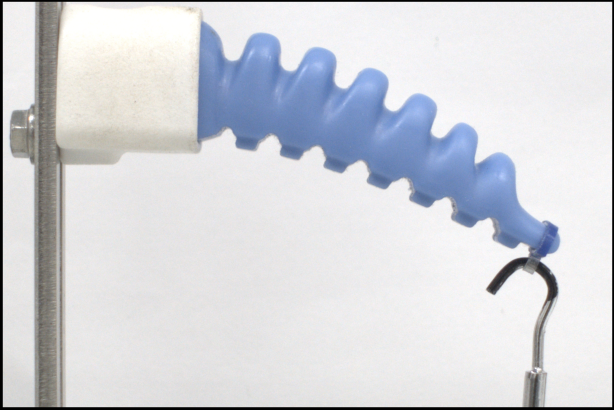
#> input picture python/images/subplot_1.png, 614 x 410 px, given in place of downwards_0.png, which was not available
$ python MAIN_FILE.py
#> lines starting #> are read from the running program, lines starting #| are printed output that depends on the picture; after the words box and inside, x2 and y2 are one past the last pixel; in counts of white or black regions, pixels touching at a corner belong together; pictures that were not available may be replaced by others from this repository, and a replacement may not be noted
### python/image_processing.py
# Author: XXXX
# Date August 2024

import numpy as np
import os
import cv2
import json
from matplotlib import pyplot as plt
from sklearn.metrics import mean_squared_error
import math
import subprocess
from scipy.signal import find_peaks
from scipy.ndimage import gaussian_filter1d
import sys
import random
import time
import matplotlib.ticker as ticker

# Use LaTeX for text rendering (ensure you have LaTeX installed)
# Factors rescale the figures in x and y direction.
facx = 1.75
facy = 1.75
# Configure LaTeX settings
plt.rcParams.update({
    "text.usetex": True,
    "font.family": "serif",
    "font.size": 24,
    "axes.labelsize": 24,
    "axes.titlesize": 24,
    "legend.fontsize": 24,
    "xtick.labelsize": 24,
    "ytick.labelsize": 24,
    "lines.linewidth": 1,
    "lines.markersize": 3,
    "figure.figsize": (8, 6),  # Adjusted for better aspect ratio
    "axes.grid": True,  # Enable grid
    "grid.alpha": 0.3,  # Grid transparency
    "grid.linestyle": '--'  # Grid style
})
line_styles = [
    "-",      # Solid line
    "--",     # Dashed line
    "-.",     # Dash-dot line
    ":",      # Dotted line
    "solid",  # Solid line (equivalent to "-")
    "dashed", # Dashed line (equivalent to "--")
    "dashdot",# Dash-dot line (equivalent to "-.")
    "dotted", # Dotted line (equivalent to ":")
]
colors = []
random.seed(time.time())
for i in range(10):
    colors.append('#%06X' % random.randint(0, 0xFFFFFF))
colors = [
    "#1f77b4",  # Blue
    "#ff7f0e",  # Orange
    "#2ca02c",  # Green
    "#d62728",  # Red
    "#9467bd",  # Purple
    "#8c564b",  # Brown
    "#e377c2",  # Pink
    "#7f7f7f",  # Gray
    "#bcbd22",  # Olive
    "#17becf"   # Cyan
]
line_markers = [
    ".",    # Point marker
    ",",    # Pixel marker
    "o",    # Circle marker
    "v",    # Triangle down marker
    "^",    # Triangle up marker
    "<",    # Triangle left markercolumn_names
    ">",    # Triangle right marker
    "1",    # Tri down marker
    "2",    # Tri up marker
    "3",    # Tri left marker
    "4",    # Tri right marker
    "s",    # Square marker
    "p",    # Pentagon marker
    "*",    # Star marker
    "h",    # Hexagon1 marker
    "H",    # Hexagon2 marker
    "+",    # Plus marker
    "x",    # X marker
    "D",    # Diamond marker
    "d",    # Thin diamond marker
]

with open("python/process_files/parameters.txt", 'r') as file:
#> (reads python/parameters.txt from the repository)
    loaded_json_str = file.read()

try:
    parameters = json.loads(loaded_json_str)
except json.JSONDecodeError as e:
    print(f"Error loading JSON: {e}")
    print(f"Problematic part of JSON: {loaded_json_str[e.pos-50:e.pos+50]}")

# Deserialize the JSON string to a dictionary
parameters = json.loads(loaded_json_str)

#Specify bounds for the HSV mask
# lower_bound_picture = np.array([0, 120, 115]) #downwards
# upper_bound_picture = np.array([80, 255, 255])
lower_bound_picture = np.array([0, 20, 0]) #dots_downwards
upper_bound_picture = np.array([80, 255, 255])

lower_bound_video = np.array([0, 80, 50])
upper_bound_video = np.array([80, 255, 255])

lower_bound_screenshot = np.array([0, 100, 100])
upper_bound_screenshot = np.array([100, 255, 255])

#Set kernel size for different images
kernel_size_screenshot = 10
kernel_size_picture = 12
kernel_size_video = 7

def process_image(img_color, image_type, plot = False):
    if image_type == "screenshot":
        kernel = np.ones((kernel_size_screenshot, kernel_size_screenshot), np.uint8)
        lower = lower_bound_screenshot
        upper = upper_bound_screenshot
    elif image_type == "picture":
        kernel = np.ones((kernel_size_picture, kernel_size_picture), np.uint8)
        lower = lower_bound_picture
        upper = upper_bound_picture
    elif image_type == "video":
        kernel = np.ones((kernel_size_picture, kernel_size_video), np.uint8)
        lower = lower_bound_video
        upper = upper_bound_video
    else:
        raise ValueError("Select screenshot, picture, or video as image type")

    # Convert the image to grayscale
    image_gray = cv2.cvtColor(img_color, cv2.COLOR_RGB2GRAY)

    # Threshold to select non-white items
    ret, im_thresh = cv2.threshold(image_gray, 250, 255, cv2.THRESH_BINARY_INV)

    # Convert the original image to HSV
    hsv = cv2.cvtColor(img_color, cv2.COLOR_RGB2HSV)

    # Apply the HSV mask to keep only the selected range
    mask_hsv = cv2.inRange(hsv, lower, upper)
    img_masked_hsv = cv2.bitwise_and(img_color, img_color, mask=mask_hsv)

    # Combine the grayscale threshold mask and the HSV mask
    combined_mask = cv2.bitwise_and(im_thresh, mask_hsv)

    # Apply the combined mask to the original image
    img_masked = cv2.bitwise_and(img_color, img_color, mask=combined_mask)

    # Create a new image in Gray from the masked RGB image to change every pixel to either white [255] or black [0]
    image_gray_masked = cv2.cvtColor(img_masked, cv2.COLOR_RGB2GRAY)
    ret, im_thresh_masked = cv2.threshold(image_gray_masked, 0, 255, cv2.THRESH_BINARY)

    if image_type == "screenshot":
        img_closing = cv2.morphologyEx(im_thresh_masked, cv2.MORPH_CLOSE, kernel, iterations=1)
        image_mask = cv2.morphologyEx(img_closing, cv2.MORPH_OPEN, kernel, iterations=0)
    elif image_type == "picture":
        image_open = cv2.morphologyEx(im_thresh_masked, cv2.MORPH_OPEN, kernel, iterations=2)
        image_mask = cv2.morphologyEx(image_open, cv2.MORPH_CLOSE, kernel, iterations=1)
        # image_mask = cv2.morphologyEx(img_closing, cv2.MORPH_OPEN, kernel, iterations=1)
    elif image_type == "video":
        image_open = cv2.morphologyEx(im_thresh_masked, cv2.MORPH_OPEN, kernel, iterations=0)
        image_mask = cv2.morphologyEx(image_open, cv2.MORPH_CLOSE, kernel, iterations=2)
        # image_mask = cv2.morphologyEx(img_closing, cv2.MORPH_OPEN, kernel, iterations=1)

    contours, hierarchy = cv2.findContours(image_mask, cv2.RETR_TREE, cv2.CHAIN_APPROX_SIMPLE)

    for contour in contours:
        contour[:, :, 1] = img_masked.shape[0] - contour[:, :, 1]

    if contours:
        biggest_contour = contours[0]
        for i in range(len(contours)):
            if cv2.contourArea(contours[i]) > cv2.contourArea(biggest_contour):
                biggest_contour = contours[i]
    else:
        biggest_contour = None

    if plot:

        points = np.array(points_from_contour(biggest_contour))
        draw_points = points
        img_height = img_masked.shape[0]
        draw_points[:, 1] = img_height - draw_points[:, 1]

        img_with_contour = img_color.copy()

        draw_contour = biggest_contour
        img_height = img_masked.shape[0]
        draw_contour[:, :, 1] = img_height - draw_contour[:, :, 1]

        cv2.drawContours(img_with_contour, [draw_contour], -1, (0, 255, 0), 10)

        plt.imshow(cv2.cvtColor(img_with_contour, cv2.COLOR_BGR2RGB))
        plt.scatter(points[:, 0], points[:, 1], label='Joints', color='r', s=25, marker='x')
        plt.title('Image with Contour')

        plt.tight_layout(rect=[0, 0, 1, 0.96])
        plt.show()
        # plt.savefig(f'impr_{str(image_type)}.png')
        if image_type == "video" and plot:
            plt.show(block=False)  # Non-blocking show
            plt.pause(0.005)  # Display the plot for 1 second (adjust as needed)
            plt.clf()

        else:
            plt.show()

            fig, axs = plt.subplots(3, 2, figsize=(8, 6))

            axs[0, 0].imshow(cv2.cvtColor(img_color, cv2.COLOR_BGR2RGB))
            axs[0, 0].set_title('Original Image')

            axs[0, 1].imshow(image_gray, cmap='gray')
            axs[0, 1].set_title('Grayscale Image')

            axs[1, 0].imshow(im_thresh, cmap='gray')
            axs[1, 0].set_title('Threshold Image')

            axs[1, 0].imshow(cv2.cvtColor(hsv, cv2.COLOR_HSV2RGB))
            axs[1, 0].set_title('HSV Image')

            axs[1, 1].imshow(cv2.cvtColor(img_masked, cv2.COLOR_BGR2RGB))
            axs[1, 1].set_title('Masked Image')

            axs[2, 0].imshow(cv2.cvtColor(image_mask, cv2.COLOR_BGR2RGB))
            axs[2, 0].set_title('Thresholded Image')

            axs[2, 1].imshow(cv2.cvtColor(img_with_contour, cv2.COLOR_BGR2RGB))
            axs[2,1].scatter(points[:, 0], points[:, 1], label='Joints', color = 'r', s = 15, marker = 'x')
            axs[2, 1].set_title('Image with Contour')

            plt.tight_layout(rect=[0, 0, 1, 0.96])
            fig.suptitle('Image processing steps of a screenshot', fontsize=16)
            plt.savefig(f'impr_{str(image_type)}.png')
            plt.show()


            # Save each subplot as a separate PNG file
            for i, ax in enumerate(axs.flat):
                # Save the current subplot
                extent = ax.get_window_extent().transformed(fig.dpi_scale_trans.inverted())
                fig.savefig(os.getcwd()+ f'/python/images/subplot_{i+1}.png', bbox_inches=extent, dpi=500)

    return image_mask, biggest_contour


# [9 lines left out: function resize_image, not called in this run]


def exponential_smoothing(series, alpha):
    smoothed_series = [series[0]]  # Initialize the smoothed series with the first observation

    for i in range(1, len(series)):
        smoothed_value = alpha * series[i] + (1 - alpha) * smoothed_series[-1]
        smoothed_series.append(smoothed_value)

    return smoothed_series


def points_from_contour(contour, plot = False):
    x_coordinates = contour[:,:,0]
    # min_x = np.min(x_coordinates)
    max_x = np.max(x_coordinates)

    top_line_x = []
    top_line_y = []
    bottom_line_x = []
    bottom_line_y = []
    reached_end = False
    reached_start = False
    i = 0
    while i < len(contour):
        point = contour[i][0]
        if point[0] == max_x:
            reached_end = True
        if i > 0:
            if point[1] > previous_y:
                reached_start = True
        if reached_end:
            top_line_x.insert(0, point[0])
            top_line_y.insert(0, point[1])
        elif reached_start:
            bottom_line_x.append(point[0])
            bottom_line_y.append(point[1])
        i+=1
        previous_y = point[1]

    # Convert lists to numpy arrays
    top_line_y = np.array(top_line_y)
    bottom_line_y = np.array(bottom_line_y)

    smoothed_bottom_y = exponential_smoothing(bottom_line_y, alpha=0.8)
    smoothed_bottom_y = exponential_smoothing(smoothed_bottom_y, alpha=0.7)
    smoothed_bottom_y = bottom_line_y


    # Convert lists to numpy arrays
    top_line_y = np.array(top_line_y)
    bottom_line_y = np.array(bottom_line_y)

    # Smooth the data with Savitzky-Golay filter
    # smoothed_bottom_y = savgol_filter(bottom_line_y, window_length=11, polyorder=5)
    # detrended_bottom_y = detrend(smoothed_bottom_y)
    # Find local maxima in the bottom line
    bottom_maxima_indices, _ = find_peaks(smoothed_bottom_y, prominence=0.2, distance=30)
    # Select the desired number of peaks
    num_peaks_to_find = 7
    bottom_maxima_indices = bottom_maxima_indices[:num_peaks_to_find]

    if plot:
        # Plot the original, smoothed, and detrended data
        plt.figure(figsize=(12, 6))

        plt.plot(bottom_line_y, label='Original Bottom Line', color='blue')
        plt.plot(smoothed_bottom_y, label='Smoothed Bottom Line', color='green')
        # plt.plot(detrended_bottom_y, label='Detrended Bottom Line', color='purple')

        # Mark the detected peaks on the detrended data
        plt.scatter(bottom_maxima_indices, smoothed_bottom_y[bottom_maxima_indices], color='red', label='Detected Peaks', zorder=5)

        plt.title('Detrended and Smoothed Data with Detected Peaks')
        plt.xlabel('Index')
        plt.ylabel('Value')
        plt.legend()
        # plt.grid(True)
        plt.show()


    smoothed_top_y = exponential_smoothing(top_line_y, alpha=0.8)
    smoothed_top_y = exponential_smoothing(smoothed_top_y, alpha=0.7)
    smoothed_top_y = top_line_y

    # Assuming smoothed_top_y is a list
    smoothed_top_y = np.array(smoothed_top_y)

    # Negate the smoothed top line data to find valleys
    smoothed_negative_top_y = -smoothed_top_y
    # Find local maxima in the bottom line
    top_minima_indices, _ = find_peaks(smoothed_negative_top_y, prominence=0.3, distance=40)
    # Select the desired number of peaks
    # num_peaks_to_find = 7
    # bottom_maxima_indices = bottom_maxima_indices[:num_peaks_to_find]

    top_minima_x = []
    top_minima_y = []
    for i in list(top_minima_indices):
        top_minima_x.append(top_line_x[i])
        top_minima_y.append(top_line_y[i])

    bottom_maxima_x = []
    bottom_maxima_y = []
    points = []
    for i in list(bottom_maxima_indices):
        bottom_maxima_x.append(bottom_line_x[i])
        bottom_maxima_y.append(bottom_line_y[i])
        points.append([bottom_line_x[i],bottom_line_y[i]])

    return points


# Define the starting point
start_point = [0,0]

# [343 lines left out: functions forward_kinematics, inverse_kinematics, get_length, process_video, process_y_values, crop_center_percentage and 1 more, not called in this run]

webots_points = [[[0.0, 0.0], [152.00821446, -3.67460699], [301.98622939, -10.20109445], [447.07442003, -17.6453497], [595.93812027, -25.74465522], [743.85408806, -35.17155675], [899.60762971, -45.26285328]],
[[0.0, 0.0], [147.26146819, -8.18901614], [290.98203583, -23.1689507], [445.39077106, -42.6353958], [591.40999322, -62.49456895], [736.78725496, -87.44355226], [884.96657304, -113.61394954]],
[[0.0, 0.0], [145.96032887, -12.47326722], [296.88504365, -36.94223678], [436.75913124, -64.58712093], [582.30856234, -95.76985823], [725.3986883, -135.2314326], [864.91956674, -174.95453016]],
[[0.0, 0.0], [140.25267513, -15.91185469], [282.65902561, -46.78953823], [422.86118061, -84.03676274], [570.00727266, -126.53414614], [703.54433462, -176.78206234], [845.02678649, -231.85216141]],
[[0.0, 0.0], [145.10769693, -20.24243792], [289.4112627, -58.93973634], [427.25200556, -104.42522422], [561.81811104, -152.80872611], [694.53601018, -215.5937502], [828.25820209, -281.14049221]],
[[0.0, 0.0], [140.3472885, -22.9703855], [275.77926242, -65.80939157], [414.33456383, -119.9612932], [545.9585477, -176.13180924], [674.06659551, -248.72883456], [803.12461112, -324.63027464]],
[[0.0, 0.0], [141.75046664, -26.37811984], [273.84366682, -74.12104043], [406.53036971, -133.61254299], [536.81964009, -197.5242479], [659.44232735, -278.10139459], [780.68277994, -360.91294364]],
[[0.0, 0.0], [139.81100384, -28.92893368], [269.63759518, -81.36037637], [401.08583902, -147.47663149], [527.15382418, -216.98823568], [645.36030695, -305.06335948], [760.38759745, -394.29184394]],
[[0.0, 0.0], [139.11669791, -31.48879742], [268.49429689, -88.91211047], [393.87051093, -158.48800395], [516.49071508, -233.22277185], [628.97564142, -326.64194198], [728.10951284, -412.48759148]],
[[0.0, 0.0], [135.47285988, -33.12256383], [260.00495558, -93.10387043], [384.18833396, -168.1804216], [502.52282266, -246.90112272], [599.31584806, -335.37773111], [708.79232847, -439.88084225]],
[[0.0, 0.0], [131.96049268, -34.51707364], [255.09990486, -98.24842516], [376.15291345, -177.18617983], [493.02508321, -261.1974644], [584.16297939, -351.92719425], [686.67796862, -458.65899356]]]

def create_validation_plot(mass_values):
    for i, mass in enumerate(mass_values):
        image_path = os.getcwd()+"/python/images/"+str(parameters["direction"])+"_"+str(mass)+'.png'
        img_color = cv2.imread(image_path, 1)  # Retrieve real image in RGB
        img_color_flipped = cv2.flip(img_color, 0)
        image_mask, biggest_contour_image = process_image(img_color_flipped, "picture", plot = False)
        real_points = points_from_contour(biggest_contour_image)

        # Assume real_points is a list of points like [[x1, y1], [x2, y2], ...]
        first_point = real_points[0]
        # Subtract first_point from each point in real_points and change the sign of the x value
        real_points = [[-(x - first_point[0]), y - first_point[1]] for x, y in real_points]

        print(real_points)

        line_styles = ['-', '--']
        line_markers = ['o', 'x']


        # Plot 1: Real Angles Comparison
        # plt.figure(figsize=(10, 6))
        # Plot lines for real angles if there are enough points
        if len(real_points) > 1:
            plt.plot(
                [p[0] for p in real_points],
                [p[1] for p in real_points],
                color='red',
                linestyle=line_styles[0],
                marker=line_markers[0]
            )

        # Plot lines for Webots angles if there are enough points
        if len(webots_points[i]) > 1:
            plt.plot(
                [p[0] for p in webots_points[i]],
                [p[1] for p in webots_points[i]],
                color='green',
                linestyle=line_styles[1],
                marker=line_markers[1]
            )

    # Add title, labels, and legend
    plt.xlabel("X")
    plt.ylabel("Y")
    # plt.title("Real vs. Webots Angles Comparison for Each Mass")
    plt.grid(True)
    # plt.legend(loc='upper left')

    # Save or show the plot
    save = False  # Set this to True if you want to save the plot
    if save:
        plt.savefig('angles_comparison.pdf', bbox_inches='tight', pad_inches=0.1)
    plt.show()


create_validation_plot(["0", "0.01", "0.02", "0.03", "0.04", "0.05", "0.06", "0.07", "0.08", "0.09", "0.1"])
#> in create_validation_plot, img_color is the input picture: shape (410, 614, 3); mean B, G, R 218.7, 213.2, 211.3
#> in create_validation_plot, `img_color_flipped = cv2.flip(img_color, 0)`:
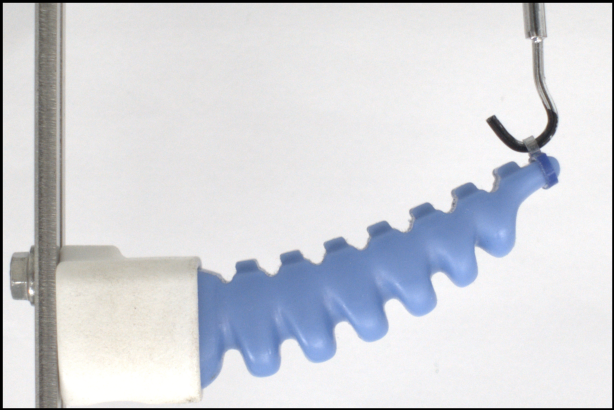
#> img_color_flipped: shape (410, 614, 3); mean B, G, R 218.7, 213.2, 211.3
#> in process_image, `image_gray = cv2.cvtColor(img_color, cv2.COLOR_RGB2GRAY)`:
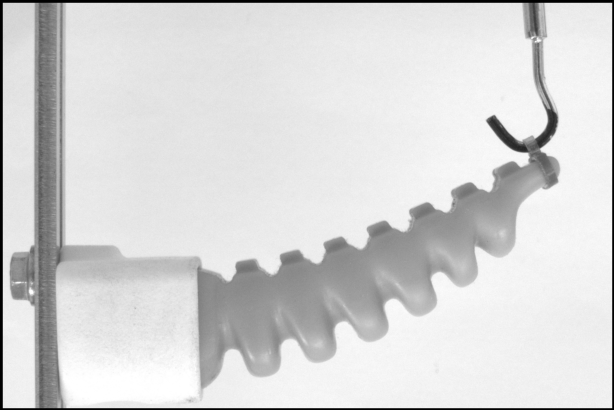
#> image_gray: shape (410, 614); min 0, max 255, mean 214.6
#> in process_image, `ret, im_thresh = cv2.threshold(image_gray, 250, 255, cv2.THRESH_BINARY..`:
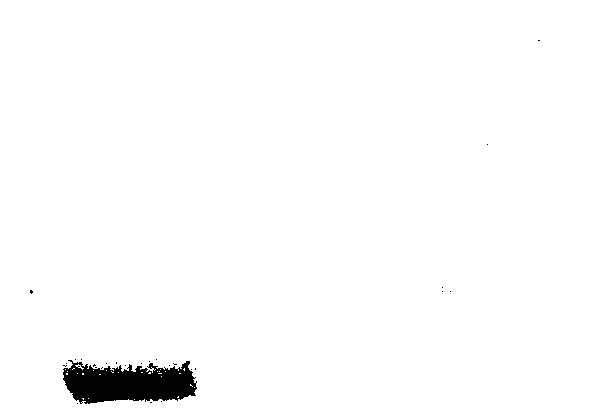
#> im_thresh: shape (410, 614); 98.3% white; 27 black regions (26 under 20 px), largest, box (x1, y1, x2, y2) and area: (63, 360, 197, 404) 4122
#> in process_image, `mask_hsv = cv2.inRange(hsv, lower, upper)`:
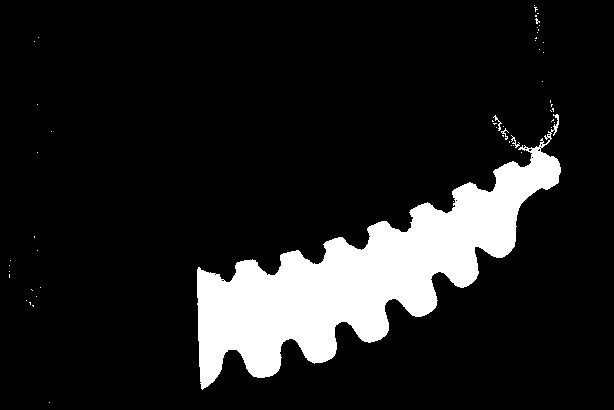
#> mask_hsv: shape (410, 614); 12.6% white; 54 white regions (50 under 20 px), largest, box (x1, y1, x2, y2) and area: (197, 114, 561, 390) 31599, (511, 135, 520, 148) 35, (493, 115, 502, 131) 34, (501, 128, 509, 140) 28
#> in process_image, `img_masked_hsv = cv2.bitwise_and(img_color, img_color, mask=mask_hsv)`:
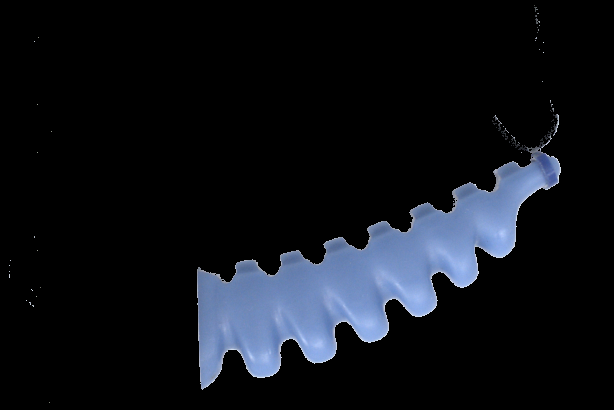
#> img_masked_hsv: shape (410, 614, 3); mean B, G, R 24.4, 18.4, 15.4
#> (the rest of the program and of its run is left out)
